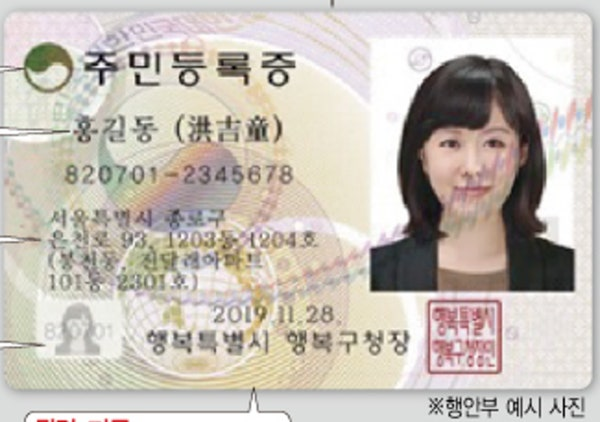
#> input picture images/identification_card.jpg, 600 x 422 px
$ python -i main_v3.py   (imports and definitions only)
#> lines starting #> are read from the running program, lines starting #| are printed output that depends on the picture; after the words box and inside, x2 and y2 are one past the last pixel; in counts of white or black regions, pixels touching at a corner belong together
#> further down, picture is the input picture: shape (422, 600, 3); mean B, G, R 182.2, 190.7, 197.8
import cv2
import numpy as np
import os
import glob
from skimage.metrics import peak_signal_noise_ratio as psnr
from skimage.metrics import structural_similarity as ssim
from paddleocr import PaddleOCR
from logging import getLogger

# PaddleOCR 초기화 로그 레벨 조정
logger = getLogger()
# [1 line not run here, left out]

# [33 lines left out: functions find_glare_mask, align_images, not called in this run]

def find_document_border(image):
    """이미지에서 가장 큰 사각형 윤곽선을 찾아 반환합니다."""
    gray = cv2.cvtColor(image, cv2.COLOR_BGR2GRAY)
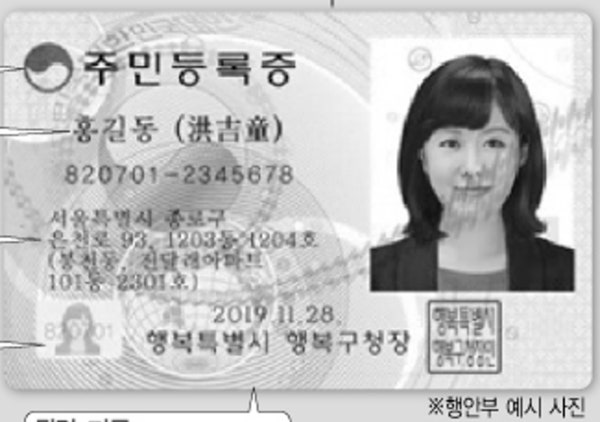
#> gray: shape (422, 600); min 0, max 255, mean 191.8
    blurred = cv2.GaussianBlur(gray, (5, 5), 0)
    edged = cv2.Canny(blurred, 75, 200)
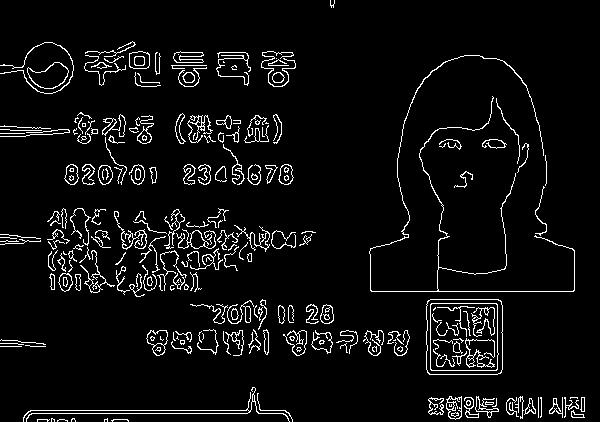
#> edged: shape (422, 600); 5.6% white in thin lines or dots

    contours, _ = cv2.findContours(edged.copy(), cv2.RETR_LIST, cv2.CHAIN_APPROX_SIMPLE)
#> contours = 341 contours, 210 with area under 20; largest, box (x1, y1, x2, y2) and area: (426, 299, 503, 375) 5650, (426, 299, 503, 375) 5642, (430, 303, 499, 371) 4489, (430, 303, 499, 371) 4483, (27, 62, 69, 89) 676
    contours = sorted(contours, key=cv2.contourArea, reverse=True)[:5]
#> contours = 5 contours; box (x1, y1, x2, y2) and area: (426, 299, 503, 375) 5650, (426, 299, 503, 375) 5642, (430, 303, 499, 371) 4489, (430, 303, 499, 371) 4483, (27, 62, 69, 89) 676

    for c in contours:
        perimeter = cv2.arcLength(c, True)
        approx = cv2.approxPolyDP(c, 0.02 * perimeter, True)

        if len(approx) == 4:
            return approx
#> this loop made 1 pass
#> (perimeter, approx) on pass 1: (298.3, [[428, 300], [427, 372], [500, 373], [501, 301]])
    return None

# [151 lines left out: functions warp_image, main, not called in this run]

# [4 lines not run here, left out]

>>> import cv2
>>> picture = cv2.imread('../../images/identification_card.jpg')
>>> result = find_document_border(picture)
#> result = [[428, 300], [427, 372], [500, 373], [501, 301]]

$ run again, on jinwoo/images/test_ex.jpg
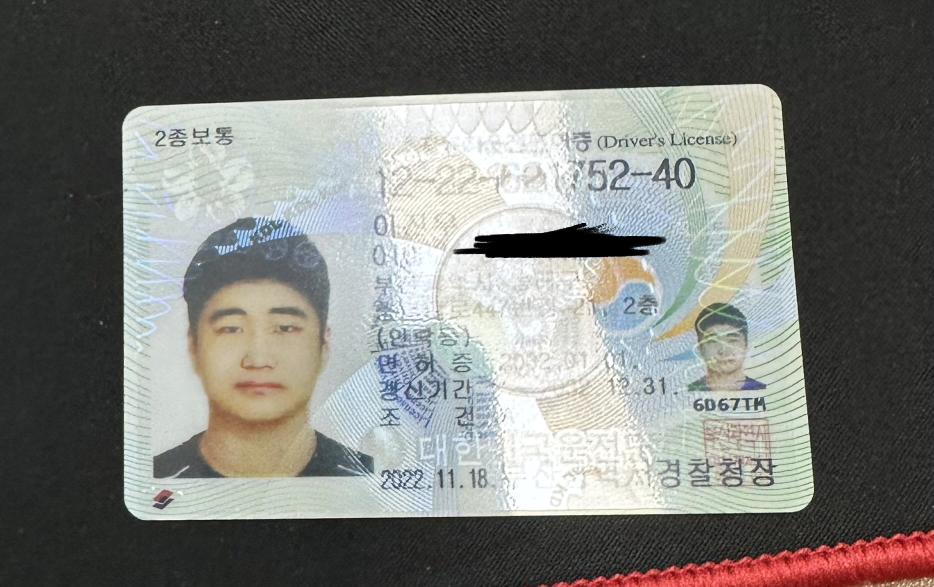
#> input picture jinwoo/images/test_ex.jpg, 1867 x 1173 px (shown at 1/2 size)
#> picture is the input picture: shape (1173, 1867, 3); mean B, G, R 119.6, 123.5, 122.9
#> in find_document_border, `gray = cv2.cvtColor(image, cv2.COLOR_BGR2GRAY)`:
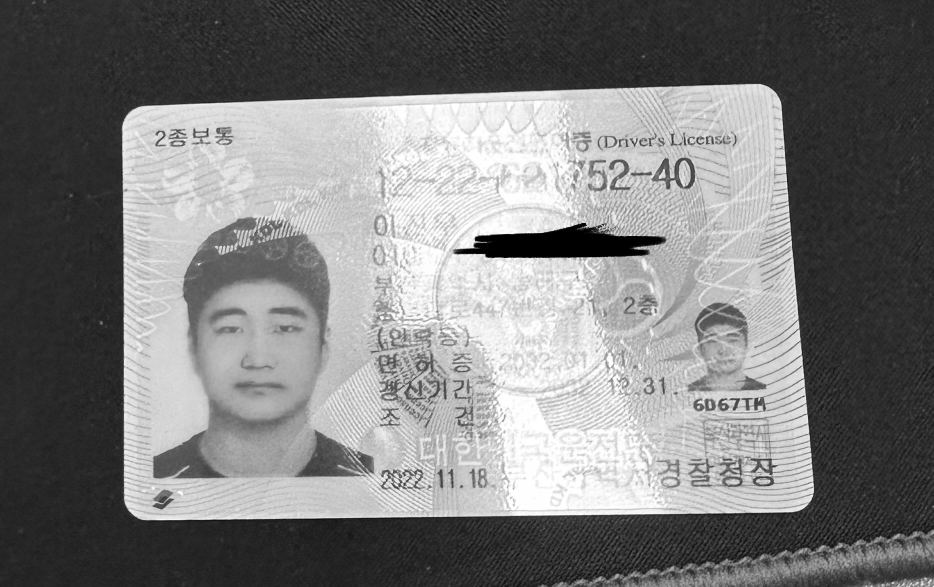
#> gray: shape (1173, 1867) (shown at 1/2 size); min 0, max 255, mean 122.9
#> in find_document_border, `edged = cv2.Canny(blurred, 75, 200)`:
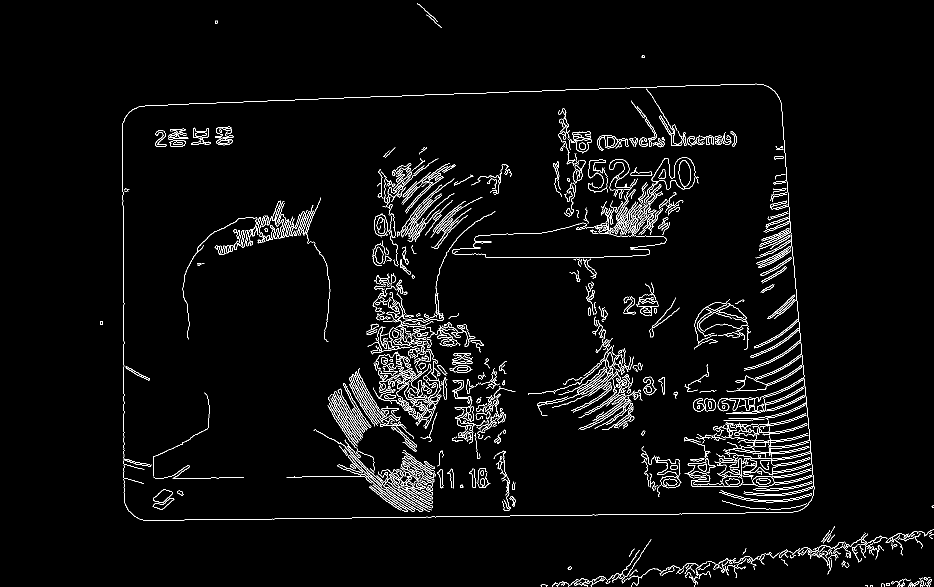
#> edged: shape (1173, 1867) (shown at 1/2 size); 3.2% white in thin lines or dots, all inside (x1, y1, x2, y2) = (200, 6, 1867, 1173)
#> in find_document_border, `contours, _ = cv2.findContours(edged.copy(), cv2.RETR_LIST, cv2.CHAIN_..`: contours = 851 contours, 403 with area under 20; largest, box (x1, y1, x2, y2) and area: (1302, 315, 1391, 379) 3430, (1303, 315, 1391, 379) 3331, (627, 859, 870, 1024) 2464, (244, 167, 1629, 1041) 1548, (1104, 705, 1258, 836) 656
#> in find_document_border, `contours = sorted(contours, key=cv2.contourArea, reverse=True)[:5]`: contours = 5 contours; box (x1, y1, x2, y2) and area: (1302, 315, 1391, 379) 3430, (1303, 315, 1391, 379) 3331, (627, 859, 870, 1024) 2464, (244, 167, 1629, 1041) 1548, (1104, 705, 1258, 836) 656
#> the loop in find_document_border, `for c in contours:` made 5 passes
#> perimeter on passes 1, 2, 4, 5: 380.6, 628.4, 13550.8, 1635.7
